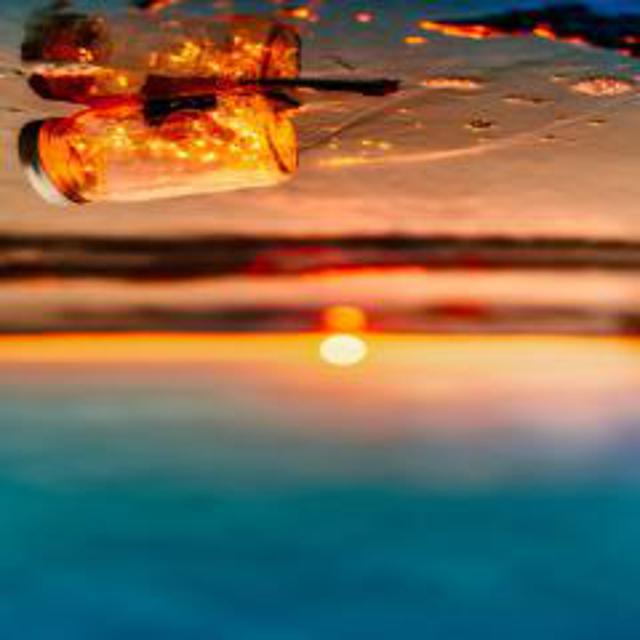
#> input picture beach.jpg, 640 x 640 px
$ python first.py
#> lines starting #> are read from the running program, lines starting #| are printed output that depends on the picture
from PIL import Image

im  = Image.open("beach.jpg")
#> im is the input picture: PIL image 640x640 RGB; mean R, G, B 120.7, 105, 84.9
    # new_img = im.resize((620,480)).rotate(90)
    # new_img.save('beach_resized_rotated.jpg')

im.resize((480,620)).save('beach_resized_saved.jpg')
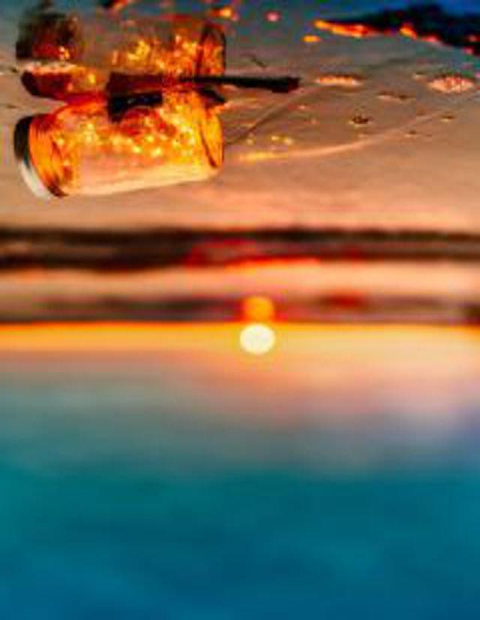
#> saved as beach_resized_saved.jpg: PIL image 480x620 RGB; mean R, G, B 120.7, 105, 84.9
# from PIL import Image
# im = Image.open("beach.jpg")
# im.rotate(45).show()

$ run again, with oscar-ivan-esquivel-arteaga-76DsW26gkS4-unsplash.jpg copied over beach.jpg
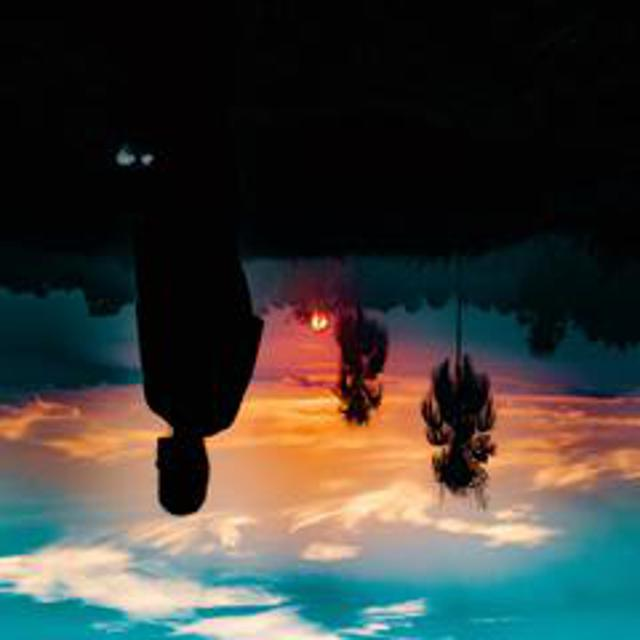
#> input picture oscar-ivan-esquivel-arteaga-76DsW26gkS4-unsplash.jpg, 640 x 640 px
#> im is the input picture: PIL image 640x640 RGB; mean R, G, B 60.5, 61.2, 56.5
#> `im.resize((480,620)).save('beach_resized_saved.jpg')`:
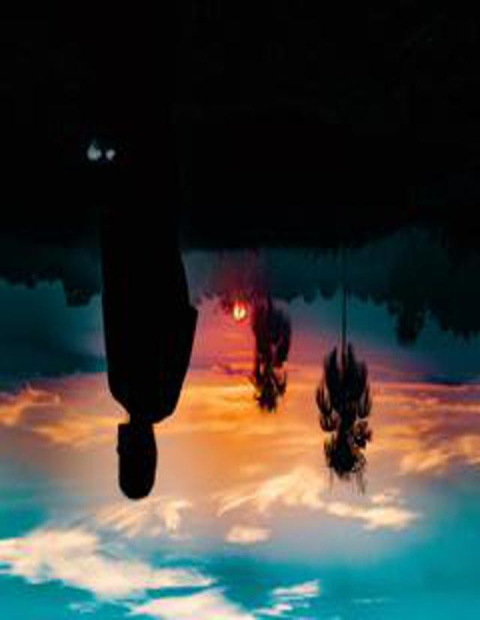
#> saved as beach_resized_saved.jpg: PIL image 480x620 RGB; mean R, G, B 60.5, 61.2, 56.5

$ run again, with silhouette-photo-of-man-leaning-on-heart-shaped-tree-744667.jpg copied over beach.jpg
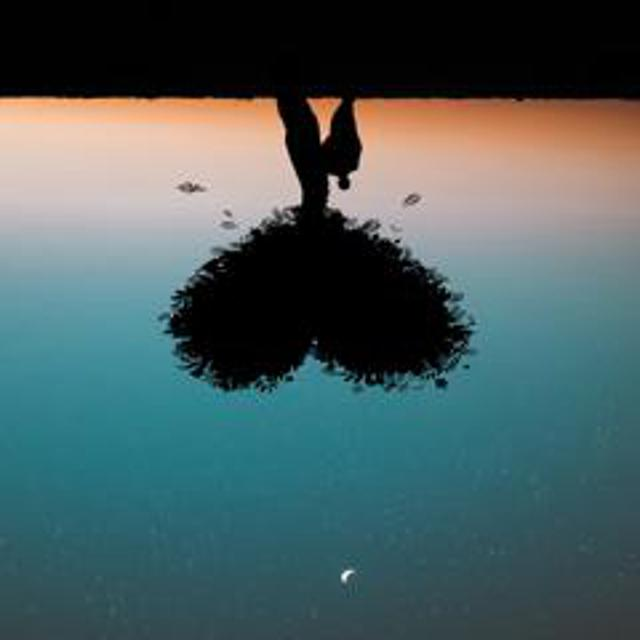
#> input picture silhouette-photo-of-man-leaning-on-heart-shaped-tree-744667.jpg, 640 x 640 px
#> im is the input picture: PIL image 640x640 RGB; mean R, G, B 73.6, 93.7, 95.3
#> `im.resize((480,620)).save('beach_resized_saved.jpg')`:
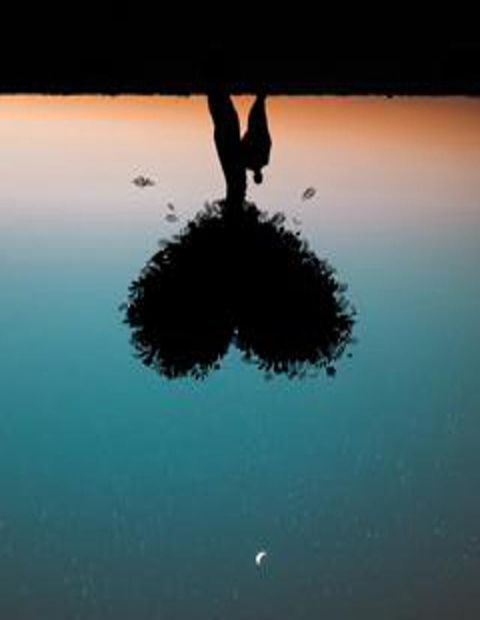
#> saved as beach_resized_saved.jpg: PIL image 480x620 RGB; mean R, G, B 73.6, 93.7, 95.3

$ run again, with silhouette_birds.jpg copied over beach.jpg
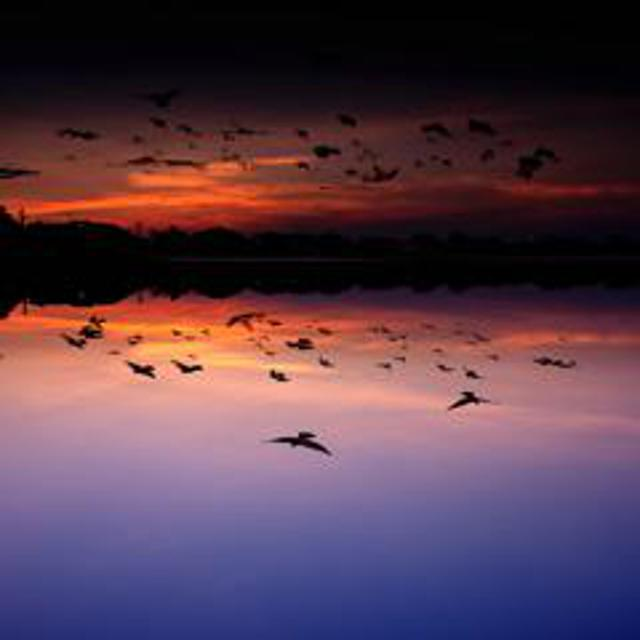
#> input picture silhouette_birds.jpg, 640 x 640 px
#> im is the input picture: PIL image 640x640 RGB; mean R, G, B 86.7, 59.4, 75.3
#> `im.resize((480,620)).save('beach_resized_saved.jpg')`:
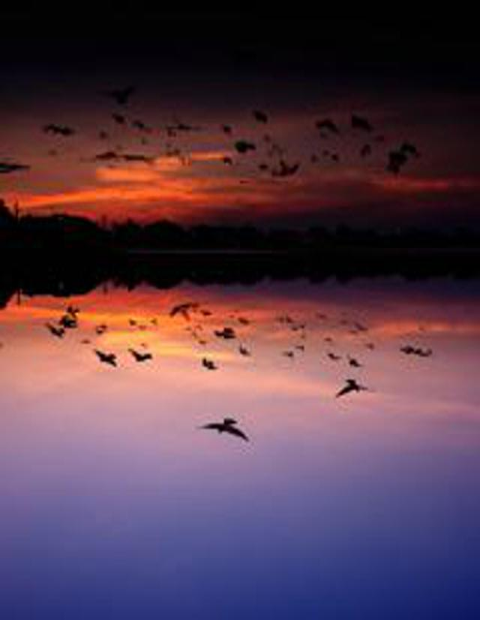
#> saved as beach_resized_saved.jpg: PIL image 480x620 RGB; mean R, G, B 86.7, 59.4, 75.3
